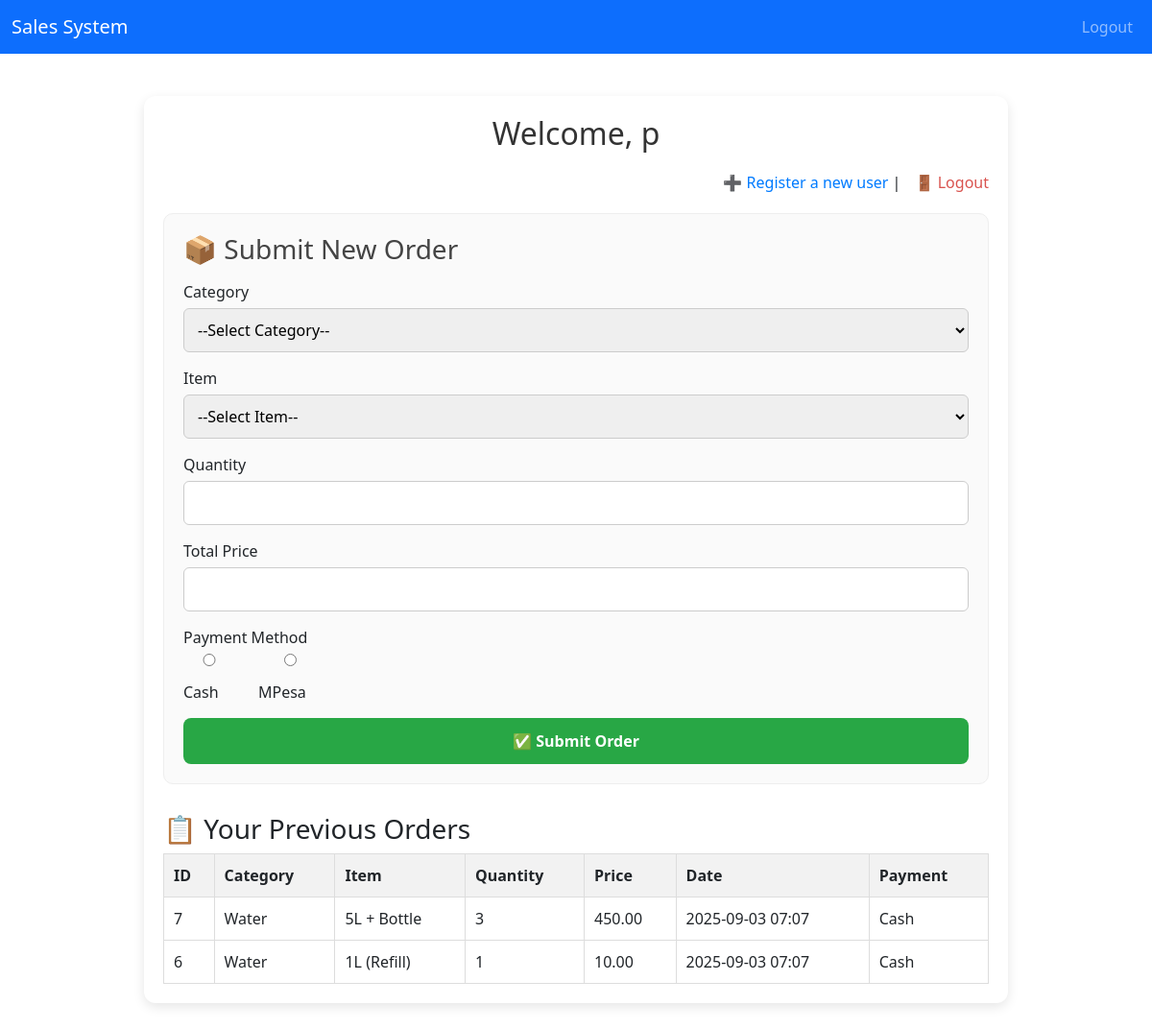
Screenshot of /dashboard/ (signed in) with the database file from the repository.
### myapp/models.py (models this page shows, shortened)
class Sale(models.Model):
    user = models.ForeignKey(User, on_delete=models.CASCADE)
    category = models.CharField(max_length=100)
    item = models.CharField(max_length=100)
    quantity = models.IntegerField()
    price = models.DecimalField(max_digits=10, decimal_places=2)
    payment_method = models.CharField(max_length=50, default="Cash")  # ✅ NEW FIELD
    date = models.DateTimeField(auto_now_add=True)

### myapp/views.py (the view, shortened to what this page needs)
# urls.py: path("dashboard/", views.user_dashboard, name="user_dashboard"),                # User dashboard
@login_required
def user_dashboard(request):
    sales = Sale.objects.filter(user=request.user).order_by("-date")
    return render(request, "user_dashboard.html", {"sales": sales})

### myapp/templates/user_dashboard.html (shortened to what this page needs)
{% extends "base.html" %}
{% block content %}
<div class="dashboard-container">
  <h2>Welcome, {{ user.username }}</h2>
  <p class="top-links">
    <a href="{% url 'register' %}" class="register">➕ Register a new user</a> |
    <a href="{% url 'logout' %}" class="logout">🚪 Logout</a>
  </p>
  <div class="order-form">
    <h3>📦 Submit New Order</h3>
    <form method="post" onsubmit="return validateForm()">
      <label>Category</label>
      <select id="category" name="category" required>
        <option value="">--Select Category--</option>
      </select>
      <label>Item</label>
      <select id="item" name="item" required>
        <option value="">--Select Item--</option>
      </select>
      <label>Quantity</label>
      <input type="number" id="quantity" name="quantity" min="1" required>
      <label>Total Price</label>
      <input type="text" id="price" name="price" readonly required>
      <label>Payment Method</label>
      <div class="payment-options">
        <label><input type="radio" name="payment_method" value="Cash" required> Cash</label>
        <label><input type="radio" name="payment_method" value="MPesa" required> MPesa</label>
      </div>
      <button type="submit">✅ Submit Order</button>
    </form>
  </div>
  <h3>📋 Your Previous Orders</h3>
  <table class="orders-table">
    <tr>
      <th>ID</th>
      <th>Category</th>
      <th>Item</th>
      <th>Quantity</th>
      <th>Price</th>
      <th>Date</th>
      <th>Payment</th>
    </tr>
    {% for sale in sales %}
    <tr>
      <td>{{ sale.id }}</td>
      <td>{{ sale.category }}</td>
      <td>{{ sale.item }}</td>
      <td>{{ sale.quantity }}</td>
      <td>{{ sale.price }}</td>
      <td>{{ sale.date|date:"Y-m-d H:i" }}</td>
      <td>{{ sale.payment_method }}</td>
    </tr>
    {% empty %}
    <tr>
      <td colspan="7" class="empty">No orders yet.</td>
    </tr>
    {% endfor %}
  </table>
</div>
{% endblock %}

### myapp/templates/base.html (style rules this page uses)
body { padding-top: 70px; }

### myapp/templates/user_dashboard.html (style rules this page uses)
.dashboard-container { max-width: 900px; margin: 30px auto; padding: 20px; background: #fff; border-radius: 12px; box-shadow: 0 4px 12px rgba(0,0,0,0.1); }
.dashboard-container h2 { text-align: center; color: #333; margin-bottom: 20px; }
.top-links { text-align: right; margin-bottom: 20px; }
.top-links a { margin-left: 10px; text-decoration: none; font-weight: 500; }
.top-links a.register { color: #007BFF; }
.top-links a.logout { color: #d9534f; }
.order-form { padding: 20px; border: 1px solid #eee; border-radius: 10px; background: #fafafa; margin-bottom: 30px; }
.order-form h3 { margin-bottom: 15px; color: #444; }
.order-form label { font-weight: 500; }
.order-form input, .order-form select { width: 100%; padding: 10px; margin-top: 5px; margin-bottom: 15px; border-radius: 6px; border: 1px solid #ccc; }
.order-form button { width: 100%; padding: 12px; background: #28a745; color: white; border: none; border-radius: 8px; font-weight: bold; cursor: pointer; }
.orders-table { width: 100%; border-collapse: collapse; border: 1px solid #ddd; }
.orders-table th, .orders-table td { padding: 10px; border: 1px solid #ddd; text-align: left; }
.orders-table th { background: #f2f2f2; }
.payment-options { margin-bottom: 15px; }
.payment-options label { margin-right: 20px; }

### rows the page displays
Sale: id "7", category "Water", item "5L + Bottle", quantity "3", price "450.00", date "2025-09-03 07:07", payment_method "Cash"
Sale: id "6", category "Water", item "1L (Refill)", quantity "1", price "10.00", date "2025-09-03 07:07", payment_method "Cash"

### other values shown
{{ user.username }} "p"
